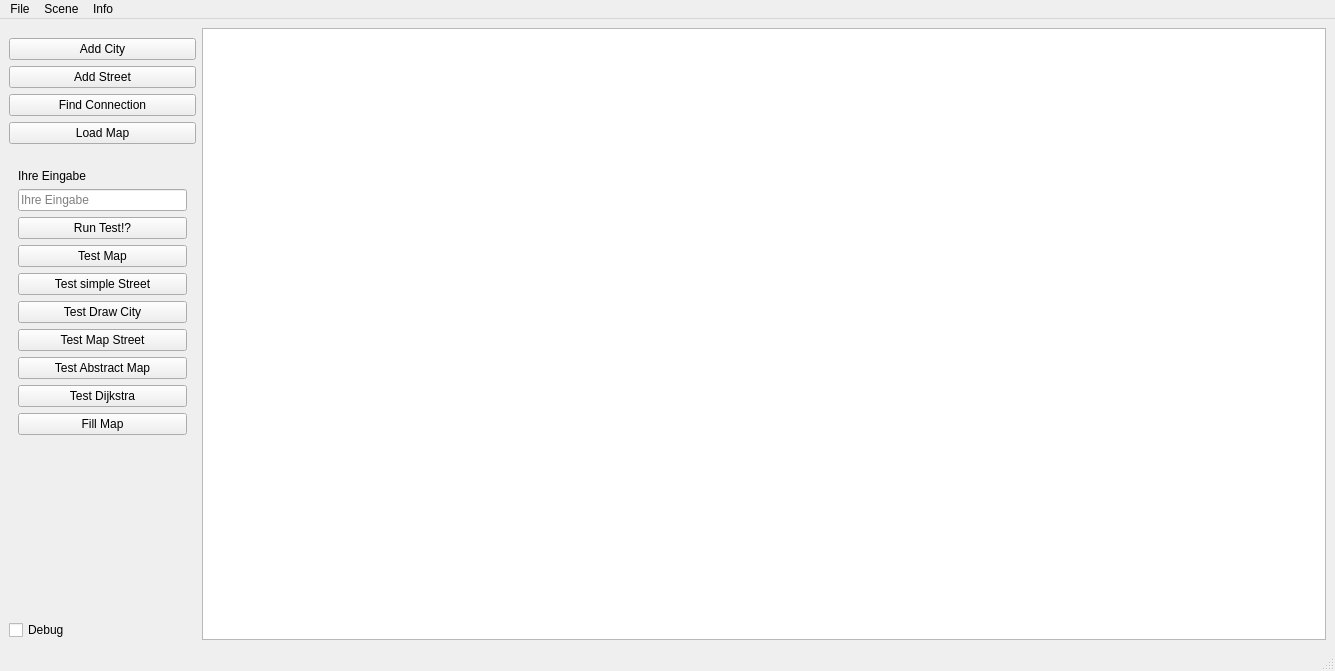
<?xml version="1.0" encoding="UTF-8"?>
<ui version="4.0">
 <class>MainWindow</class>
 <widget class="QMainWindow" name="MainWindow">
  <property name="geometry">
   <rect>
    <x>0</x>
    <y>0</y>
    <width>1335</width>
    <height>671</height>
   </rect>
  </property>
  <property name="windowTitle">
   <string>MainWindow</string>
  </property>
  <widget class="QWidget" name="centralwidget">
   <layout class="QVBoxLayout" name="verticalLayout_2">
    <item>
     <layout class="QHBoxLayout" name="mainLayout" stretch="1,6">
      <property name="sizeConstraint">
       <enum>QLayout::SetMinAndMaxSize</enum>
      </property>
      <item>
       <layout class="QVBoxLayout" name="verticalLayout">
        <property name="spacing">
         <number>6</number>
        </property>
        <property name="sizeConstraint">
         <enum>QLayout::SetDefaultConstraint</enum>
        </property>
        <property name="leftMargin">
         <number>0</number>
        </property>
        <property name="rightMargin">
         <number>0</number>
        </property>
        <item>
         <layout class="QVBoxLayout" name="userInputs">
          <property name="topMargin">
           <number>10</number>
          </property>
          <property name="bottomMargin">
           <number>10</number>
          </property>
          <item>
           <widget class="QPushButton" name="addCity">
            <property name="text">
             <string>Add City</string>
            </property>
           </widget>
          </item>
          <item>
           <widget class="QPushButton" name="addStreetButton">
            <property name="text">
             <string>Add Street</string>
            </property>
           </widget>
          </item>
          <item>
           <widget class="QPushButton" name="dijkstraButton">
            <property name="text">
             <string>Find Connection</string>
            </property>
           </widget>
          </item>
          <item>
           <widget class="QPushButton" name="loadMapButton">
            <property name="text">
             <string>Load Map</string>
            </property>
           </widget>
          </item>
         </layout>
        </item>
        <item>
         <widget class="QWidget" name="debugInputs" native="true">
          <layout class="QVBoxLayout" name="debugInputsLayout">
           <item>
            <widget class="QLabel" name="label_eingabe">
             <property name="text">
              <string>Ihre Eingabe</string>
             </property>
            </widget>
           </item>
           <item>
            <widget class="QLineEdit" name="lineEdit_test">
             <property name="placeholderText">
              <string>Ihre Eingabe</string>
             </property>
             <property name="clearButtonEnabled">
              <bool>true</bool>
             </property>
            </widget>
           </item>
           <item>
            <widget class="QPushButton" name="pushButton_test">
             <property name="enabled">
              <bool>true</bool>
             </property>
             <property name="toolTip">
              <string>WhaAaaAAt??</string>
             </property>
             <property name="text">
              <string>Run Test!?</string>
             </property>
            </widget>
           </item>
           <item>
            <widget class="QPushButton" name="mapButton">
             <property name="enabled">
              <bool>true</bool>
             </property>
             <property name="text">
              <string>Test Map</string>
             </property>
            </widget>
           </item>
           <item>
            <widget class="QPushButton" name="streetButton">
             <property name="enabled">
              <bool>true</bool>
             </property>
             <property name="text">
              <string>Test simple Street</string>
             </property>
            </widget>
           </item>
           <item>
            <widget class="QPushButton" name="cityButton">
             <property name="enabled">
              <bool>true</bool>
             </property>
             <property name="text">
              <string>Test Draw City</string>
             </property>
            </widget>
           </item>
           <item>
            <widget class="QPushButton" name="mapStreetButton">
             <property name="enabled">
              <bool>true</bool>
             </property>
             <property name="text">
              <string>Test Map Street</string>
             </property>
            </widget>
           </item>
           <item>
            <widget class="QPushButton" name="abstractMapButton">
             <property name="text">
              <string>Test Abstract Map</string>
             </property>
            </widget>
           </item>
           <item>
            <widget class="QPushButton" name="testDijkstraButton">
             <property name="text">
              <string>Test Dijkstra</string>
             </property>
            </widget>
           </item>
           <item>
            <widget class="QPushButton" name="fillMapButton">
             <property name="text">
              <string>Fill Map</string>
             </property>
            </widget>
           </item>
          </layout>
         </widget>
        </item>
        <item>
         <spacer name="verticalSpacer">
          <property name="orientation">
           <enum>Qt::Vertical</enum>
          </property>
          <property name="sizeHint" stdset="0">
           <size>
            <width>20</width>
            <height>40</height>
           </size>
          </property>
         </spacer>
        </item>
        <item>
         <widget class="QCheckBox" name="debugBox">
          <property name="text">
           <string>Debug</string>
          </property>
          <property name="checked">
           <bool>false</bool>
          </property>
         </widget>
        </item>
       </layout>
      </item>
      <item>
       <widget class="QGraphicsView" name="graphicsView"/>
      </item>
     </layout>
    </item>
   </layout>
  </widget>
  <widget class="QMenuBar" name="menubar">
   <property name="geometry">
    <rect>
     <x>0</x>
     <y>0</y>
     <width>1335</width>
     <height>22</height>
    </rect>
   </property>
   <widget class="QMenu" name="menuFile">
    <property name="title">
     <string>File</string>
    </property>
    <addaction name="actionOpen"/>
    <addaction name="actionSave"/>
    <addaction name="actionTrenner"/>
    <addaction name="actionExit"/>
   </widget>
   <widget class="QMenu" name="menuScene">
    <property name="title">
     <string>Scene</string>
    </property>
    <addaction name="actionClear_Scene"/>
   </widget>
   <widget class="QMenu" name="menuInfo">
    <property name="title">
     <string>Info</string>
    </property>
    <addaction name="actionAbout"/>
   </widget>
   <addaction name="menuFile"/>
   <addaction name="menuScene"/>
   <addaction name="menuInfo"/>
  </widget>
  <widget class="QStatusBar" name="statusbar"/>
  <action name="actionOpen">
   <property name="enabled">
    <bool>false</bool>
   </property>
   <property name="text">
    <string>Open</string>
   </property>
  </action>
  <action name="actionSave">
   <property name="enabled">
    <bool>false</bool>
   </property>
   <property name="text">
    <string>Save</string>
   </property>
  </action>
  <action name="actionTrenner">
   <property name="text">
    <string>Trenner hinzufügen</string>
   </property>
  </action>
  <action name="actionExit">
   <property name="text">
    <string>Exit</string>
   </property>
   <property name="shortcut">
    <string>Alt+E</string>
   </property>
  </action>
  <action name="actionClear_Scene">
   <property name="text">
    <string>Clear Scene</string>
   </property>
   <property name="shortcut">
    <string>Alt+S</string>
   </property>
  </action>
  <action name="actionAbout">
   <property name="text">
    <string>About</string>
   </property>
  </action>
 </widget>
 <resources/>
 <connections/>
</ui>
